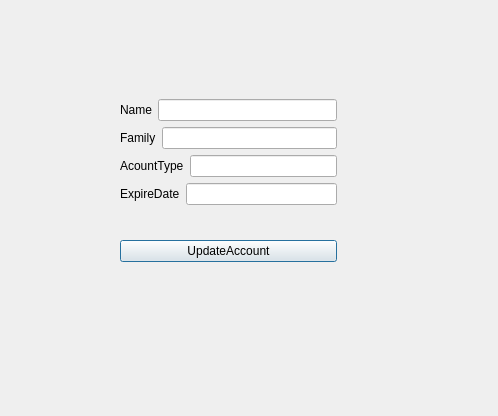
<?xml version="1.0" encoding="UTF-8"?>
<ui version="4.0">
 <class>Window_UpdateAccount</class>
 <widget class="QDialog" name="Window_UpdateAccount">
  <property name="geometry">
   <rect>
    <x>0</x>
    <y>0</y>
    <width>498</width>
    <height>416</height>
   </rect>
  </property>
  <property name="windowTitle">
   <string>Dialog</string>
  </property>
  <widget class="QWidget" name="">
   <property name="geometry">
    <rect>
     <x>120</x>
     <y>70</y>
     <width>217</width>
     <height>221</height>
    </rect>
   </property>
   <layout class="QVBoxLayout" name="verticalLayout_2">
    <item>
     <layout class="QVBoxLayout" name="verticalLayout">
      <item>
       <layout class="QHBoxLayout" name="horizontalLayout">
        <item>
         <widget class="QLabel" name="label_Name">
          <property name="text">
           <string>Name</string>
          </property>
         </widget>
        </item>
        <item>
         <widget class="QLineEdit" name="lineEdit_Name">
          <property name="enabled">
           <bool>true</bool>
          </property>
         </widget>
        </item>
       </layout>
      </item>
      <item>
       <layout class="QHBoxLayout" name="horizontalLayout_2">
        <item>
         <widget class="QLabel" name="label_Family">
          <property name="text">
           <string>Family</string>
          </property>
         </widget>
        </item>
        <item>
         <widget class="QLineEdit" name="lineEdit_Family"/>
        </item>
       </layout>
      </item>
      <item>
       <layout class="QHBoxLayout" name="horizontalLayout_3">
        <item>
         <widget class="QLabel" name="label_AccountType">
          <property name="text">
           <string>AcountType</string>
          </property>
         </widget>
        </item>
        <item>
         <widget class="QLineEdit" name="lineEdit_AccountType"/>
        </item>
       </layout>
      </item>
      <item>
       <layout class="QHBoxLayout" name="horizontalLayout_4">
        <item>
         <widget class="QLabel" name="label_ExpireDate">
          <property name="text">
           <string>ExpireDate</string>
          </property>
         </widget>
        </item>
        <item>
         <widget class="QLineEdit" name="lineEdit_ExpireDate"/>
        </item>
       </layout>
      </item>
     </layout>
    </item>
    <item>
     <widget class="QPushButton" name="pushButton">
      <property name="text">
       <string>UpdateAccount</string>
      </property>
     </widget>
    </item>
   </layout>
  </widget>
 </widget>
 <resources/>
 <connections/>
</ui>
